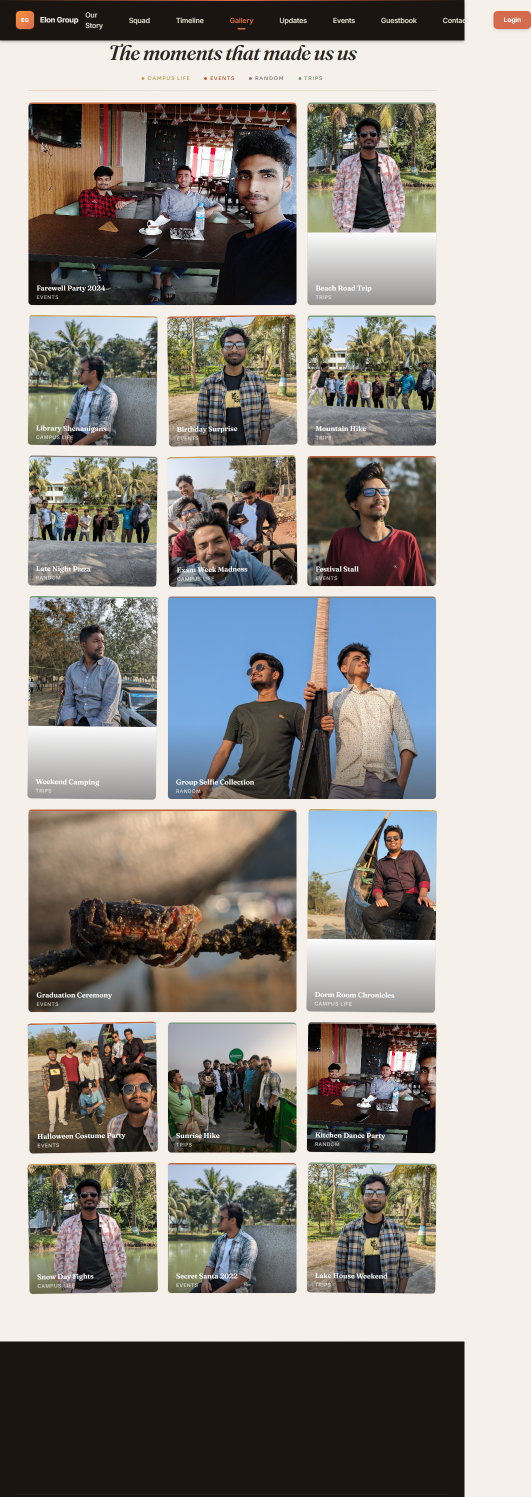
#> input picture gallery-fullpage.png, 1062 x 2994 px (shown at 1/2 size)
$ python -i image_utils.py   (imports and definitions only)
#> lines starting #> are read from the running program, lines starting #| are printed output that depends on the picture
from io import BytesIO

from PIL import Image


def _process(
    data: bytes,
    target_w: int | None = None,
    target_h: int | None = None,
    crop_ratio: tuple[int, int] | None = None,
    max_longest: int | None = None,
    jpeg_quality: int = 85,
) -> bytes:
    img = Image.open(BytesIO(data))
    if img.mode in ("P", "RGBA", "LA"):
        img = img.convert("RGB")

    if crop_ratio:
        cw, ch = crop_ratio
        iw, ih = img.size
        target_ratio = cw / ch
        current_ratio = iw / ih
        if current_ratio > target_ratio:
            new_w = int(ih * target_ratio)
            offset = (iw - new_w) // 2
            img = img.crop((offset, 0, offset + new_w, ih))
        elif current_ratio < target_ratio:
            new_h = int(iw / target_ratio)
            offset = (ih - new_h) // 2
            img = img.crop((0, offset, iw, offset + new_h))

    if target_w and target_h:
        img = img.resize((target_w, target_h), Image.LANCZOS)
    elif max_longest:
        iw, ih = img.size
        if iw > ih and iw > max_longest:
            new_w = max_longest
            new_h = int(ih * (max_longest / iw))
            img = img.resize((new_w, new_h), Image.LANCZOS)
        elif ih > max_longest:
            new_h = max_longest
            new_w = int(iw * (max_longest / ih))
            img = img.resize((new_w, new_h), Image.LANCZOS)

    buf = BytesIO()
    img.save(buf, format="JPEG", quality=jpeg_quality, optimize=True)
    return buf.getvalue()


def process_gallery(data: bytes) -> bytes:
    return _process(data, crop_ratio=(4, 3), max_longest=1200)


def process_avatar(data: bytes) -> bytes:
    return _process(data, target_w=400, target_h=400, crop_ratio=(1, 1))


def process_squad_card(data: bytes) -> bytes:
    return _process(data, target_w=600, target_h=800, crop_ratio=(3, 4))


def process_cover(data: bytes) -> bytes:
    return _process(data, target_w=1920, target_h=1080, crop_ratio=(16, 9))


def process_update_image(data: bytes) -> bytes:
    return _process(data, max_longest=1200)

>>> import cv2
>>> picture = cv2.imread('../gallery-fullpage.png', cv2.IMREAD_GRAYSCALE)
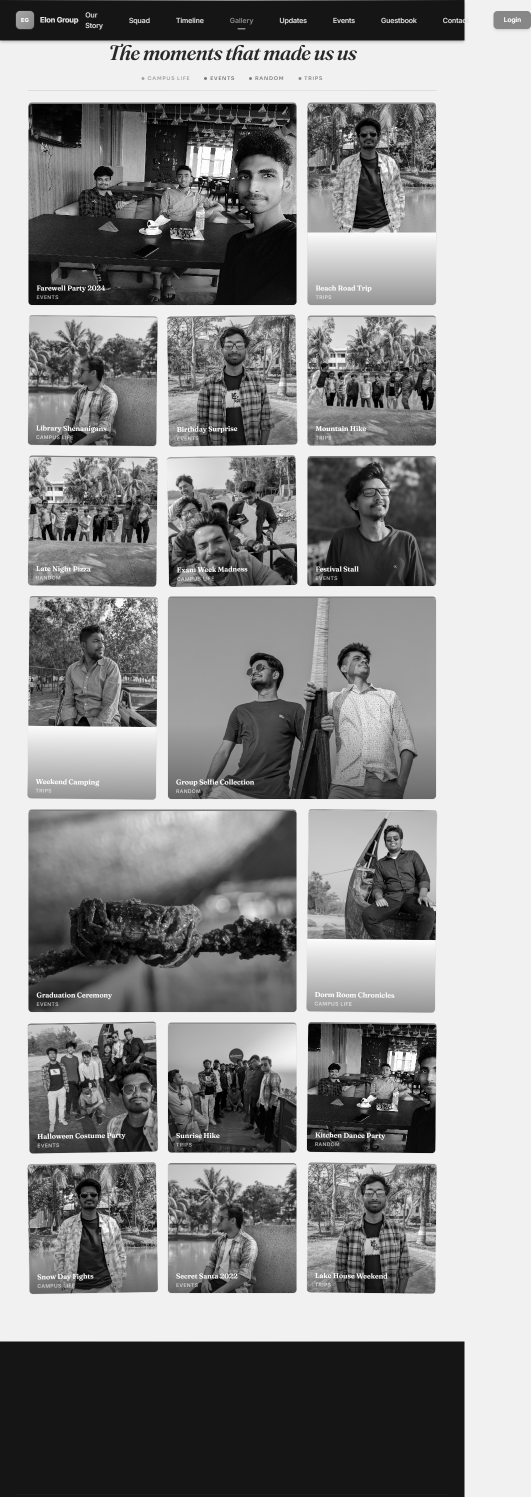
#> picture: shape (2994, 1062) (shown at 1/2 size); min 0, max 255, mean 143.9
>>> result = process_gallery(picture)
#> (the run stopped early here; a loop or call above may not have finished)
